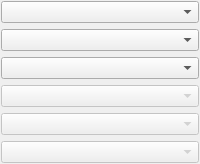
               <widget class="QFrame" name="frame">
                <property name="minimumSize">
                 <size>
                  <width>120</width>
                  <height>0</height>
                 </size>
                </property>
                <property name="maximumSize">
                 <size>
                  <width>16777215</width>
                  <height>16777215</height>
                 </size>
                </property>
                <layout class="QGridLayout" name="gridLayout_6">
                 <property name="leftMargin">
                  <number>1</number>
                 </property>
                 <property name="topMargin">
                  <number>1</number>
                 </property>
                 <property name="rightMargin">
                  <number>1</number>
                 </property>
                 <property name="bottomMargin">
                  <number>1</number>
                 </property>
                 <item row="5" column="1">
                  <widget class="QComboBox" name="fmsModePos6">
                   <property name="enabled">
                    <bool>false</bool>
                   </property>
                   <property name="focusPolicy">
                    <enum>Qt::StrongFocus</enum>
                   </property>
                   <property name="toolTip">
                    <string>Select the stabilization mode on this position (manual/stabilized/auto)</string>
                   </property>
                  </widget>
                 </item>
                 <item row="0" column="1">
                  <widget class="QComboBox" name="fmsModePos1">
                   <property name="minimumSize">
                    <size>
                     <width>0</width>
                     <height>0</height>
                    </size>
                   </property>
                   <property name="maximumSize">
                    <size>
                     <width>16777215</width>
                     <height>16777215</height>
                    </size>
                   </property>
                   <property name="focusPolicy">
                    <enum>Qt::StrongFocus</enum>
                   </property>
                   <property name="toolTip">
                    <string>Select the stabilization mode on this position (manual/stabilized/auto)</string>
                   </property>
                  </widget>
                 </item>
                 <item row="4" column="1">
                  <widget class="QComboBox" name="fmsModePos5">
                   <property name="enabled">
                    <bool>false</bool>
                   </property>
                   <property name="focusPolicy">
                    <enum>Qt::StrongFocus</enum>
                   </property>
                   <property name="toolTip">
                    <string>Select the stabilization mode on this position (manual/stabilized/auto)</string>
                   </property>
                  </widget>
                 </item>
                 <item row="2" column="1">
                  <widget class="QComboBox" name="fmsModePos3">
                   <property name="focusPolicy">
                    <enum>Qt::StrongFocus</enum>
                   </property>
                   <property name="toolTip">
                    <string>Select the stabilization mode on this position (manual/stabilized/auto)</string>
                   </property>
                  </widget>
                 </item>
                 <item row="3" column="1">
                  <widget class="QComboBox" name="fmsModePos4">
                   <property name="enabled">
                    <bool>false</bool>
                   </property>
                   <property name="focusPolicy">
                    <enum>Qt::StrongFocus</enum>
                   </property>
                   <property name="toolTip">
                    <string>Select the stabilization mode on this position (manual/stabilized/auto)</string>
                   </property>
                  </widget>
                 </item>
                 <item row="1" column="1">
                  <widget class="QComboBox" name="fmsModePos2">
                   <property name="focusPolicy">
                    <enum>Qt::StrongFocus</enum>
                   </property>
                   <property name="toolTip">
                    <string>Select the stabilization mode on this position (manual/stabilized/auto)</string>
                   </property>
                  </widget>
                 </item>
                </layout>
               </widget>
